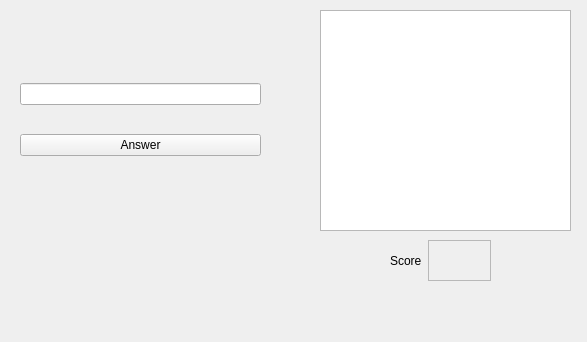
<?xml version="1.0" encoding="UTF-8"?>
<ui version="4.0">
 <class>Participants</class>
 <widget class="QWidget" name="Participants">
  <property name="geometry">
   <rect>
    <x>0</x>
    <y>0</y>
    <width>587</width>
    <height>342</height>
   </rect>
  </property>
  <property name="windowTitle">
   <string>Form</string>
  </property>
  <widget class="QListWidget" name="repoList">
   <property name="geometry">
    <rect>
     <x>320</x>
     <y>10</y>
     <width>251</width>
     <height>221</height>
    </rect>
   </property>
  </widget>
  <widget class="QWidget" name="">
   <property name="geometry">
    <rect>
     <x>20</x>
     <y>60</y>
     <width>241</width>
     <height>121</height>
    </rect>
   </property>
   <layout class="QVBoxLayout" name="verticalLayout">
    <item>
     <widget class="QLineEdit" name="answer"/>
    </item>
    <item>
     <widget class="QPushButton" name="answerB">
      <property name="text">
       <string>Answer</string>
      </property>
     </widget>
    </item>
   </layout>
  </widget>
  <widget class="QWidget" name="">
   <property name="geometry">
    <rect>
     <x>390</x>
     <y>240</y>
     <width>101</width>
     <height>41</height>
    </rect>
   </property>
   <layout class="QHBoxLayout" name="horizontalLayout">
    <item>
     <widget class="QLabel" name="label">
      <property name="text">
       <string>Score</string>
      </property>
     </widget>
    </item>
    <item>
     <widget class="QTextEdit" name="score">
      <property name="enabled">
       <bool>false</bool>
      </property>
     </widget>
    </item>
   </layout>
  </widget>
 </widget>
 <resources/>
 <connections/>
</ui>
